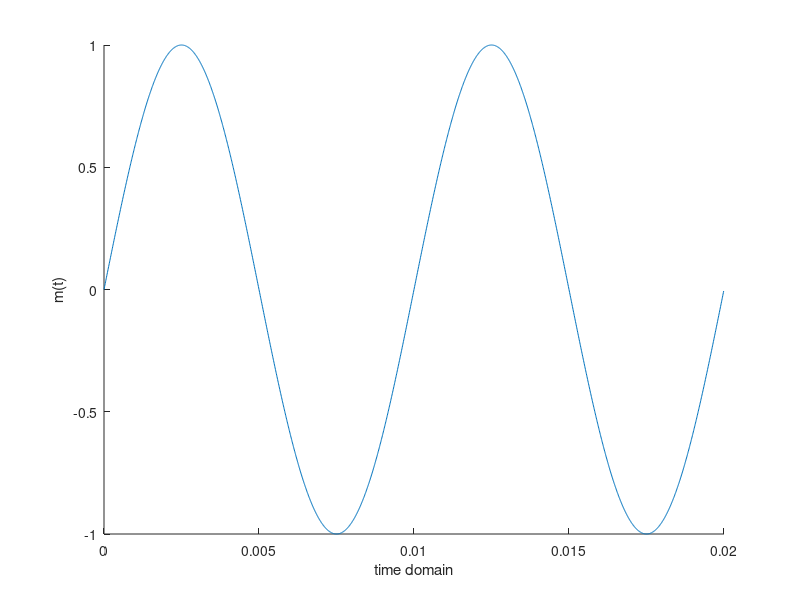
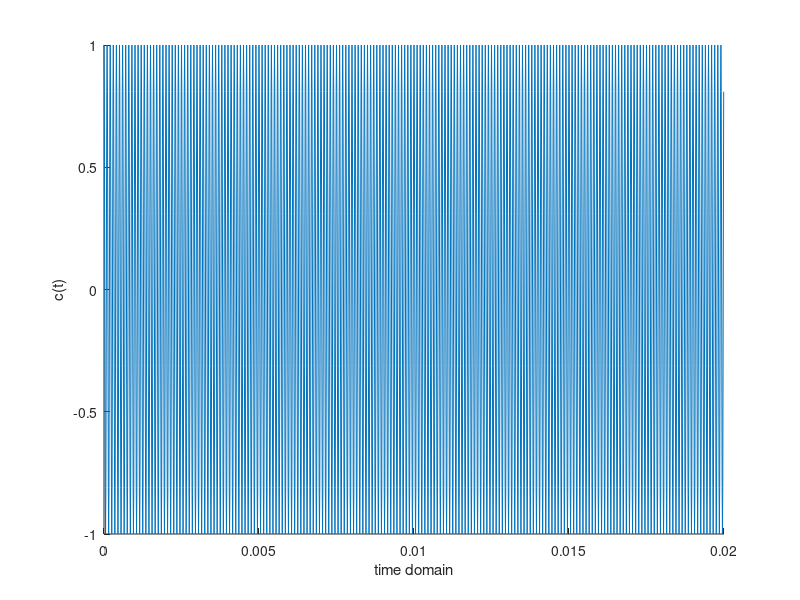
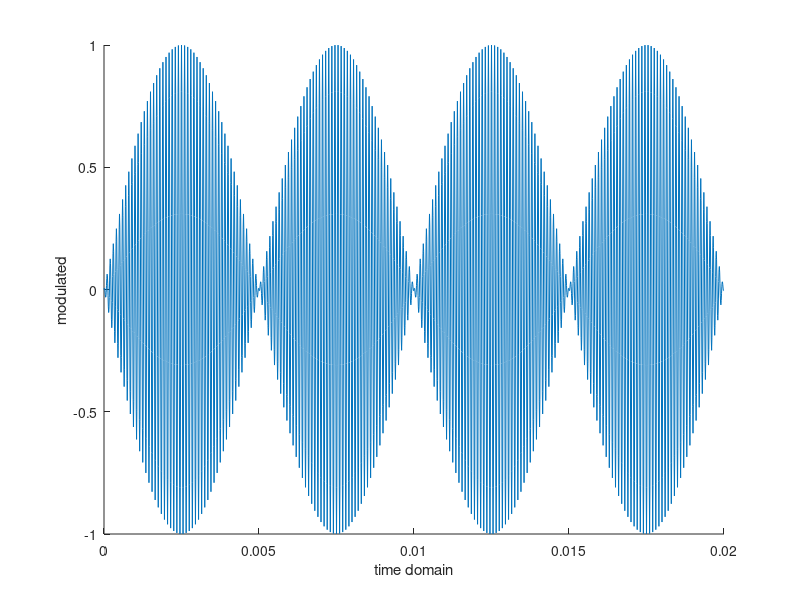
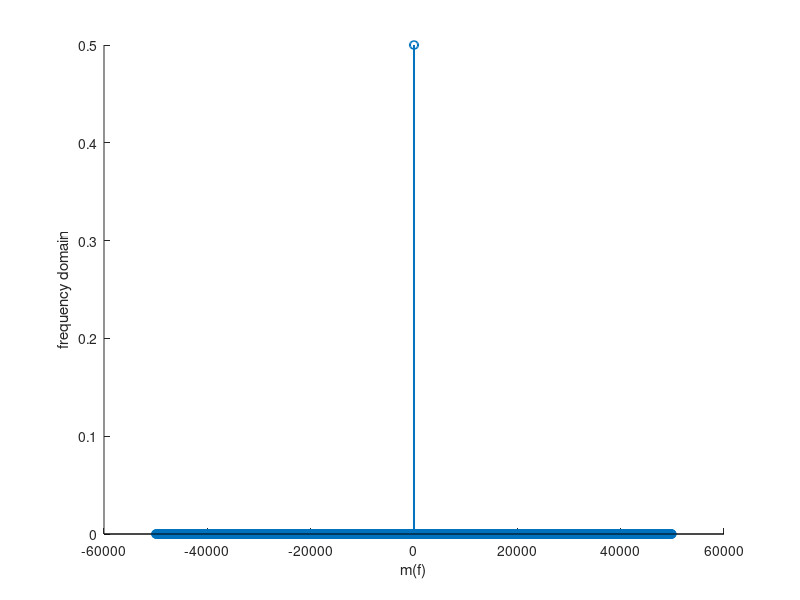

Write the MATLAB code that produced these figures, in order.
clc;
clear
close all
fm = 100;
fc = 10000;
ts=0.1/fc; %%sampling frequency "should be greater than 2fc so i chose here to be equal 10fc "
T= 2/fm;
N=ceil(T/ts);
t= 0 : ts : (N-1)*ts;
fs=1/ts;
df=fs/N;
if (rem(N,2)==0) %%even N
  f = -fs/2 : df : (fs/2)-df ;
else %% odd
  f = -((fs/2)-df) : df : ((fs/2)-df);
end %% end
%%

%%baseband signal
m=sin(2*pi*fm*t);
figure(1)
plot(t,m)
xlabel('time domain')
ylabel('m(t)')
box off

%%carrier signal
c= cos(2*pi*fc*t);
figure(2)
plot(t,c)
xlabel('time domain')
ylabel('c(t)')
box off

%%modulated signal
s=m.*c;
figure(3)
plot(t,s)
xlabel('time domain')
ylabel('modulated')
box off

%% baseband in frequency domain
M=fftshift( fft( m ))/N ;
figure(4)
plot(f,abs(M))
stem(f,abs(M))
xlabel('m(f)')
ylabel('frequency domain')
box off
%% modulated in frequency domain
S = fftshift( fft( s ) )/N;
figure(5)
stem(f,abs(S))
xlabel('frequency domain')
ylabel('S(f)')
box off

%%demodulation
g = s.*c;
G = fftshift( fft( g ) )/N;
figure(6)
plot(f,abs(G))
xlabel('frequency')
ylabel('G')
box off
